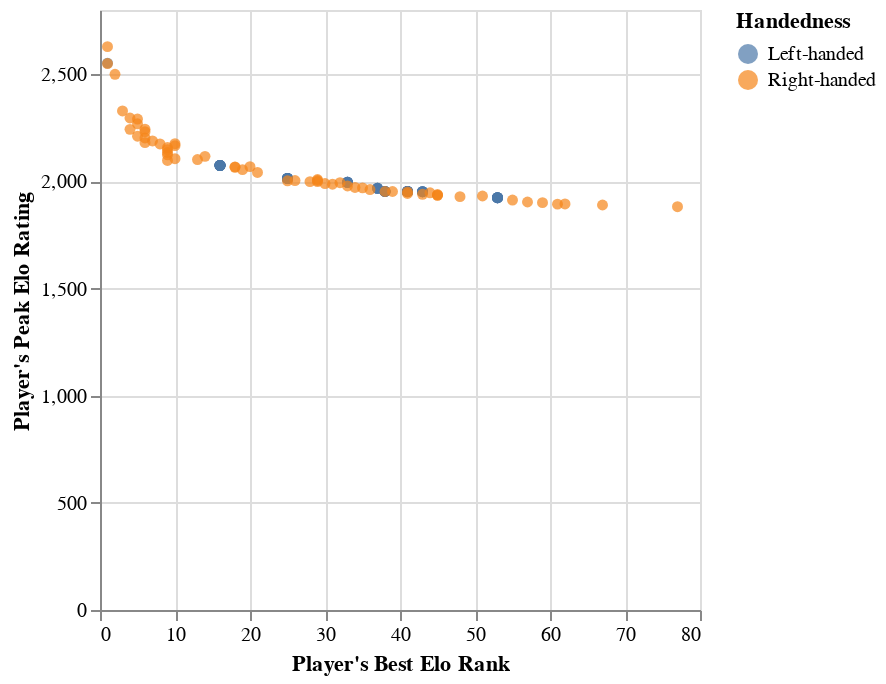

The code cell stored with this chart in its notebook:
### Code cell
per_ber_plot = alt.Chart(tennis_train).mark_circle().encode(
    x=alt.X("Best Elo Rank").title("Player's Best Elo Rank"),
    y=alt.Y("Peak Elo Rating").title("Player's Peak Elo Rating"),
    color=alt.Color("Plays").title("Handedness")
)
per_ber_plot

### Figure 1 — Vega-Lite specification as saved in the notebook (floating-point values rounded to 4 significant figures)
{"config": {"view": {"continuousWidth": 300, "continuousHeight": 300}}, "data": {"name": "data-9663baafcb1e213dc20825d63d1f7af4"}, "mark": {"type": "circle"}, "encoding": {"color": {"field": "Plays", "title": "Handedness", "type": "nominal"}, "x": {"field": "Best Elo Rank", "title": "Player's Best Elo Rank", "type": "quantitative"}, "y": {"field": "Peak Elo Rating", "title": "Player's Peak Elo Rating", "type": "quantitative"}}, "$schema": "https://vega.github.io/schema/vega-lite/v5.16.3.json", "datasets": {"data-9663baafcb1e213dc20825d63d1f7af4": [{"Plays": "Left-handed", "Titles": 1.0, "GOAT Rank": 489, "Peak Elo Rating": 1953, "Best Elo Rank": 38, "Best Rank": 35, "Prize Money": 3928220}, {"Plays": "Left-handed", "Titles": 2.0, "GOAT Rank": 293, "Peak Elo Rating": 2014, "Best Elo Rank": 25, "Best Rank": 17, "Prize Money": 7062030}, {"Plays": "Left-handed", "Titles": 2.0, "GOAT Rank": 325, "Peak Elo Rating": 1953, "Best Elo Rank": 41, "Best Rank": 33, "Prize Money": 3611278}, {"Plays": "Left-handed", "Titles": 1.0, "GOAT Rank": 264, "Peak Elo Rating": 2075, "Best Elo Rank": 16, "Best Rank": 13, "Prize Money": 4535961}, {"Plays": "Left-handed", "Titles": 1.0, "GOAT Rank": 489, "Peak Elo Rating": 1924, "Best Elo Rank": 53, "Best Rank": 43, "Prize Money": 1062355}, {"Plays": "Left-handed", "Titles": 2.0, "GOAT Rank": 293, "Peak Elo Rating": 2014, "Best Elo Rank": 25, "Best Rank": 17, "Prize Money": 7062030}, {"Plays": "Left-handed", "Titles": 2.0, "GOAT Rank": 325, "Peak Elo Rating": 1953, "Best Elo Rank": 41, "Best Rank": 33, "Prize Money": 3611278}, {"Plays": "Left-handed", "Titles": 1.0, "GOAT Rank": 400, "Peak Elo Rating": 1968, "Best Elo Rank": 37, "Best Rank": 25, "Prize Money": 5647193}, {"Plays": "Left-handed", "Titles": 1.0, "GOAT Rank": 489, "Peak Elo Rating": 1952, "Best Elo Rank": 43, "Best Rank": 58, "Prize Money": 1703096}, {"Plays": "Left-handed", "Titles": 1.0, "GOAT Rank": 489, "Peak Elo Rating": 1924, "Best Elo Rank": 53, "Best Rank": 43, "Prize Money": 1062355}, {"Plays": "Left-handed", "Titles": 1.0, "GOAT Rank": 264, "Peak Elo Rating": 2075, "Best Elo Rank": 16, "Best Rank": 13, "Prize Money": 4535961}, {"Plays": "Left-handed", "Titles": 2.0, "GOAT Rank": 325, "Peak Elo Rating": 1953, "Best Elo Rank": 41, "Best Rank": 33, "Prize Money": 3611278}, {"Plays": "Left-handed", "Titles": 2.0, "GOAT Rank": 293, "Peak Elo Rating": 2014, "Best Elo Rank": 25, "Best Rank": 17, "Prize Money": 7062030}, {"Plays": "Left-handed", "Titles": 7.0, "GOAT Rank": 133, "Peak Elo Rating": 2074, "Best Elo Rank": 16, "Best Rank": 12, "Prize Money": 17114510}, {"Plays": "Left-handed", "Titles": 2.0, "GOAT Rank": 293, "Peak Elo Rating": 2014, "Best Elo Rank": 25, "Best Rank": 17, "Prize Money": 7062030}, {"Plays": "Left-handed", "Titles": 1.0, "GOAT Rank": 489, "Peak Elo Rating": 1953, "Best Elo Rank": 38, "Best Rank": 35, "Prize Money": 3928220}, {"Plays": "Left-handed", "Titles": 1.0, "GOAT Rank": 489, "Peak Elo Rating": 1924, "Best Elo Rank": 53, "Best Rank": 43, "Prize Money": 1062355}, {"Plays": "Left-handed", "Titles": 4.0, "GOAT Rank": 293, "Peak Elo Rating": 1996, "Best Elo Rank": 33, "Best Rank": 21, "Prize Money": 5334788}, {"Plays": "Left-handed", "Titles": 2.0, "GOAT Rank": 325, "Peak Elo Rating": 1953, "Best Elo Rank": 41, "Best Rank": 33, "Prize Money": 3611278}, {"Plays": "Left-handed", "Titles": 2.0, "GOAT Rank": 293, "Peak Elo Rating": 2014, "Best Elo Rank": 25, "Best Rank": 17, "Prize Money": 7062030}, {"Plays": "Left-handed", "Titles": 4.0, "GOAT Rank": 293, "Peak Elo Rating": 1996, "Best Elo Rank": 33, "Best Rank": 21, "Prize Money": 5334788}, {"Plays": "Left-handed", "Titles": 1.0, "GOAT Rank": 264, "Peak Elo Rating": 2075, "Best Elo Rank": 16, "Best Rank": 13, "Prize Money": 4535961}, {"Plays": "Left-handed", "Titles": 1.0, "GOAT Rank": 489, "Peak Elo Rating": 1924, "Best Elo Rank": 53, "Best Rank": 43, "Prize Money": 1062355}, {"Plays": "Left-handed", "Titles": 84.0, "GOAT Rank": 3, "Peak Elo Rating": 2552, "Best Elo Rank": 1, "Best Rank": 1, "Prize Money": 119601561}, {"Plays": "Left-handed", "Titles": 2.0, "GOAT Rank": 293, "Peak Elo Rating": 2014, "Best Elo Rank": 25, "Best Rank": 17, "Prize Money": 7062030}, {"Plays": "Left-handed", "Titles": 2.0, "GOAT Rank": 325, "Peak Elo Rating": 1953, "Best Elo Rank": 41, "Best Rank": 33, "Prize Money": 3611278}, {"Plays": "Left-handed", "Titles": 4.0, "GOAT Rank": 293, "Peak Elo Rating": 1996, "Best Elo Rank": 33, "Best Rank": 21, "Prize Money": 5334788}, {"Plays": "Left-handed", "Titles": 1.0, "GOAT Rank": 489, "Peak Elo Rating": 1952, "Best Elo Rank": 43, "Best Rank": 58, "Prize Money": 1703096}, {"Plays": "Left-handed", "Titles": 1.0, "GOAT Rank": 264, "Peak Elo Rating": 2075, "Best Elo Rank": 16, "Best Rank": 13, "Prize Money": 4535961}, {"Plays": "Left-handed", "Titles": 2.0, "GOAT Rank": 325, "Peak Elo Rating": 1953, "Best Elo Rank": 41, "Best Rank": 33, "Prize Money": 3611278}, {"Plays": "Left-handed", "Titles": 2.0, "GOAT Rank": 325, "Peak Elo Rating": 1953, "Best Elo Rank": 41, "Best Rank": 33, "Prize Money": 3611278}, {"Plays": "Left-handed", "Titles": 7.0, "GOAT Rank": 133, "Peak Elo Rating": 2074, "Best Elo Rank": 16, "Best Rank": 12, "Prize Money": 17114510}, {"Plays": "Left-handed", "Titles": 1.0, "GOAT Rank": 489, "Peak Elo Rating": 1953, "Best Elo Rank": 38, "Best Rank": 35, "Prize Money": 3928220}, {"Plays": "Left-handed", "Titles": 2.0, "GOAT Rank": 325, "Peak Elo Rating": 1953, "Best Elo Rank": 41, "Best Rank": 33, "Prize Money": 3611278}, {"Plays": "Left-handed", "Titles": 1.0, "GOAT Rank": 400, "Peak Elo Rating": 1968, "Best Elo Rank": 37, "Best Rank": 25, "Prize Money": 5647193}, {"Plays": "Left-handed", "Titles": 2.0, "GOAT Rank": 325, "Peak Elo Rating": 1953, "Best Elo Rank": 41, "Best Rank": 33, "Prize Money": 3611278}, {"Plays": "Left-handed", "Titles": 1.0, "GOAT Rank": 489, "Peak Elo Rating": 1924, "Best Elo Rank": 53, "Best Rank": 43, "Prize Money": 1062355}, {"Plays": "Left-handed", "Titles": 1.0, "GOAT Rank": 264, "Peak Elo Rating": 2075, "Best Elo Rank": 16, "Best Rank": 13, "Prize Money": 4535961}, {"Plays": "Left-handed", "Titles": 1.0, "GOAT Rank": 264, "Peak Elo Rating": 2075, "Best Elo Rank": 16, "Best Rank": 13, "Prize Money": 4535961}, {"Plays": "Left-handed", "Titles": 2.0, "GOAT Rank": 293, "Peak Elo Rating": 2014, "Best Elo Rank": 25, "Best Rank": 17, "Prize Money": 7062030}, {"Plays": "Left-handed", "Titles": 2.0, "GOAT Rank": 325, "Peak Elo Rating": 1953, "Best Elo Rank": 41, "Best Rank": 33, "Prize Money": 3611278}, {"Plays": "Left-handed", "Titles": 2.0, "GOAT Rank": 325, "Peak Elo Rating": 1953, "Best Elo Rank": 41, "Best Rank": 33, "Prize Money": 3611278}, {"Plays": "Left-handed", "Titles": 4.0, "GOAT Rank": 293, "Peak Elo Rating": 1996, "Best Elo Rank": 33, "Best Rank": 21, "Prize Money": 5334788}, {"Plays": "Left-handed", "Titles": 2.0, "GOAT Rank": 325, "Peak Elo Rating": 1953, "Best Elo Rank": 41, "Best Rank": 33, "Prize Money": 3611278}, {"Plays": "Left-handed", "Titles": 1.0, "GOAT Rank": 400, "Peak Elo Rating": 1968, "Best Elo Rank": 37, "Best Rank": 25, "Prize Money": 5647193}, {"Plays": "Left-handed", "Titles": 7.0, "GOAT Rank": 133, "Peak Elo Rating": 2074, "Best Elo Rank": 16, "Best Rank": 12, "Prize Money": 17114510}, {"Plays": "Left-handed", "Titles": 1.0, "GOAT Rank": 489, "Peak Elo Rating": 1953, "Best Elo Rank": 38, "Best Rank": 35, "Prize Money": 3928220}, {"Plays": "Left-handed", "Titles": 1.0, "GOAT Rank": 400, "Peak Elo Rating": 1968, "Best Elo Rank": 37, "Best Rank": 25, "Prize Money": 5647193}, {"Plays": "Left-handed", "Titles": 1.0, "GOAT Rank": 489, "Peak Elo Rating": 1952, "Best Elo Rank": 43, "Best Rank": 58, "Prize Money": 1703096}, {"Plays": "Left-handed", "Titles": 1.0, "GOAT Rank": 489, "Peak Elo Rating": 1953, "Best Elo Rank": 38, "Best Rank": 35, "Prize Money": 3928220}, {"Plays": "Left-handed", "Titles": 2.0, "GOAT Rank": 293, "Peak Elo Rating": 2014, "Best Elo Rank": 25, "Best Rank": 17, "Prize Money": 7062030}, {"Plays": "Left-handed", "Titles": 1.0, "GOAT Rank": 489, "Peak Elo Rating": 1924, "Best Elo Rank": 53, "Best Rank": 43, "Prize Money": 1062355}, {"Plays": "Left-handed", "Titles": 4.0, "GOAT Rank": 293, "Peak Elo Rating": 1996, "Best Elo Rank": 33, "Best Rank": 21, "Prize Money": 5334788}, {"Plays": "Left-handed", "Titles": 1.0, "GOAT Rank": 489, "Peak Elo Rating": 1924, "Best Elo Rank": 53, "Best Rank": 43, "Prize Money": 1062355}, {"Plays": "Left-handed", "Titles": 1.0, "GOAT Rank": 489, "Peak Elo Rating": 1952, "Best Elo Rank": 43, "Best Rank": 58, "Prize Money": 1703096}, {"Plays": "Left-handed", "Titles": 1.0, "GOAT Rank": 264, "Peak Elo Rating": 2075, "Best Elo Rank": 16, "Best Rank": 13, "Prize Money": 4535961}, {"Plays": "Left-handed", "Titles": 2.0, "GOAT Rank": 293, "Peak Elo Rating": 2014, "Best Elo Rank": 25, "Best Rank": 17, "Prize Money": 7062030}, {"Plays": "Left-handed", "Titles": 1.0, "GOAT Rank": 264, "Peak Elo Rating": 2075, "Best Elo Rank": 16, "Best Rank": 13, "Prize Money": 4535961}, {"Plays": "Left-handed", "Titles": 1.0, "GOAT Rank": 489, "Peak Elo Rating": 1952, "Best Elo Rank": 43, "Best Rank": 58, "Prize Money": 1703096}, {"Plays": "Left-handed", "Titles": 1.0, "GOAT Rank": 489, "Peak Elo Rating": 1953, "Best Elo Rank": 38, "Best Rank": 35, "Prize Money": 3928220}, {"Plays": "Left-handed", "Titles": 2.0, "GOAT Rank": 325, "Peak Elo Rating": 1953, "Best Elo Rank": 41, "Best Rank": 33, "Prize Money": 3611278}, {"Plays": "Right-handed", "Titles": 8.0, "GOAT Rank": 83, "Peak Elo Rating": 2203, "Best Elo Rank": 6, "Best Rank": 3, "Prize Money": 18020217}, {"Plays": "Right-handed", "Titles": 1.0, "GOAT Rank": 489, "Peak Elo Rating": 1890, "Best Elo Rank": 67, "Best Rank": 46, "Prize Money": 1231953}, {"Plays": "Right-handed", "Titles": 1.0, "GOAT Rank": 400, "Peak Elo Rating": 1962, "Best Elo Rank": 36, "Best Rank": 29, "Prize Money": 3304117}, {"Plays": "Right-handed", "Titles": 103.0, "GOAT Rank": 1, "Peak Elo Rating": 2550, "Best Elo Rank": 1, "Best Rank": 1, "Prize Money": 129231891}, {"Plays": "Right-handed", "Titles": 1.0, "GOAT Rank": 400, "Peak Elo Rating": 1913, "Best Elo Rank": 55, "Best Rank": 27, "Prize Money": 1965163}, {"Plays": "Right-handed", "Titles": 6.0, "GOAT Rank": 222, "Peak Elo Rating": 2004, "Best Elo Rank": 26, "Best Rank": 19, "Prize Money": 8480383}, {"Plays": "Right-handed", "Titles": 3.0, "GOAT Rank": 293, "Peak Elo Rating": 2003, "Best Elo Rank": 25, "Best Rank": 18, "Prize Money": 7774890}, {"Plays": "Right-handed", "Titles": 2.0, "GOAT Rank": 357, "Peak Elo Rating": 1951, "Best Elo Rank": 41, "Best Rank": 38, "Prize Money": 3311462}, {"Plays": "Right-handed", "Titles": 1.0, "GOAT Rank": 489, "Peak Elo Rating": 1953, "Best Elo Rank": 38, "Best Rank": 40, "Prize Money": 4660132}, {"Plays": "Right-handed", "Titles": 77.0, "GOAT Rank": 2, "Peak Elo Rating": 2629, "Best Elo Rank": 1, "Best Rank": 1, "Prize Money": 139144944}, {"Plays": "Right-handed", "Titles": 1.0, "GOAT Rank": 489, "Peak Elo Rating": 1932, "Best Elo Rank": 51, "Best Rank": 31, "Prize Money": 1396674}, {"Plays": "Right-handed", "Titles": 8.0, "GOAT Rank": 222, "Peak Elo Rating": 2117, "Best Elo Rank": 14, "Best Rank": 16, "Prize Money": 12807597}, {"Plays": "Right-handed", "Titles": 6.0, "GOAT Rank": 202, "Peak Elo Rating": 2167, "Best Elo Rank": 10, "Best Rank": 10, "Prize Money": 7256753}, {"Plays": "Right-handed", "Titles": 4.0, "GOAT Rank": 183, "Peak Elo Rating": 2158, "Best Elo Rank": 9, "Best Rank": 8, "Prize Money": 8616024}, {"Plays": "Right-handed", "Titles": 1.0, "GOAT Rank": 489, "Peak Elo Rating": 1939, "Best Elo Rank": 45, "Best Rank": 38, "Prize Money": 2055087}, {"Plays": "Right-handed", "Titles": 18.0, "GOAT Rank": 49, "Peak Elo Rating": 2244, "Best Elo Rank": 6, "Best Rank": 5, "Prize Money": 22072615}, {"Plays": "Right-handed", "Titles": 2.0, "GOAT Rank": 400, "Peak Elo Rating": 1940, "Best Elo Rank": 43, "Best Rank": 32, "Prize Money": 1526576}, {"Plays": "Right-handed", "Titles": 2.0, "GOAT Rank": 400, "Peak Elo Rating": 1987, "Best Elo Rank": 31, "Best Rank": 33, "Prize Money": 5965778}, {"Plays": "Right-handed", "Titles": 1.0, "GOAT Rank": 489, "Peak Elo Rating": 1904, "Best Elo Rank": 57, "Best Rank": 74, "Prize Money": 1048314}, {"Plays": "Right-handed", "Titles": 14.0, "GOAT Rank": 106, "Peak Elo Rating": 2124, "Best Elo Rank": 9, "Best Rank": 6, "Prize Money": 14773644}, {"Plays": "Right-handed", "Titles": 5.0, "GOAT Rank": 293, "Peak Elo Rating": 2009, "Best Elo Rank": 29, "Best Rank": 23, "Prize Money": 8003533}, {"Plays": "Right-handed", "Titles": 4.0, "GOAT Rank": 325, "Peak Elo Rating": 1947, "Best Elo Rank": 44, "Best Rank": 31, "Prize Money": 5349041}, {"Plays": "Right-handed", "Titles": 22.0, "GOAT Rank": 33, "Peak Elo Rating": 2329, "Best Elo Rank": 3, "Best Rank": 3, "Prize Money": 25889586}, {"Plays": "Right-handed", "Titles": 9.0, "GOAT Rank": 151, "Peak Elo Rating": 2135, "Best Elo Rank": 9, "Best Rank": 9, "Prize Money": 12067808}, {"Plays": "Right-handed", "Titles": 4.0, "GOAT Rank": 264, "Peak Elo Rating": 1929, "Best Elo Rank": 48, "Best Rank": 32, "Prize Money": 5355556}, {"Plays": "Right-handed", "Titles": 12.0, "GOAT Rank": 49, "Peak Elo Rating": 2296, "Best Elo Rank": 4, "Best Rank": 4, "Prize Money": 23846631}, {"Plays": "Right-handed", "Titles": 8.0, "GOAT Rank": 68, "Peak Elo Rating": 2269, "Best Elo Rank": 5, "Best Rank": 3, "Prize Money": 18879855}, {"Plays": "Right-handed", "Titles": 10.0, "GOAT Rank": 157, "Peak Elo Rating": 2068, "Best Elo Rank": 18, "Best Rank": 11, "Prize Money": 11912152}, {"Plays": "Right-handed", "Titles": 1.0, "GOAT Rank": 489, "Peak Elo Rating": 1882, "Best Elo Rank": 77, "Best Rank": 64, "Prize Money": 1626003}, {"Plays": "Right-handed", "Titles": 8.0, "GOAT Rank": 83, "Peak Elo Rating": 2189, "Best Elo Rank": 7, "Best Rank": 6, "Prize Money": 17930816}, {"Plays": "Right-handed", "Titles": 3.0, "GOAT Rank": 293, "Peak Elo Rating": 2055, "Best Elo Rank": 19, "Best Rank": 18, "Prize Money": 3466298}, {"Plays": "Right-handed", "Titles": 3.0, "GOAT Rank": 357, "Peak Elo Rating": 1994, "Best Elo Rank": 32, "Best Rank": 23, "Prize Money": 3869834}, {"Plays": "Right-handed", "Titles": 2.0, "GOAT Rank": 293, "Peak Elo Rating": 1999, "Best Elo Rank": 28, "Best Rank": 21, "Prize Money": 6492427}, {"Plays": "Right-handed", "Titles": 4.0, "GOAT Rank": 264, "Peak Elo Rating": 2004, "Best Elo Rank": 29, "Best Rank": 19, "Prize Money": 10821168}, {"Plays": "Right-handed", "Titles": 4.0, "GOAT Rank": 139, "Peak Elo Rating": 2175, "Best Elo Rank": 8, "Best Rank": 5, "Prize Money": 10425605}, {"Plays": "Right-handed", "Titles": 6.0, "GOAT Rank": 165, "Peak Elo Rating": 2176, "Best Elo Rank": 10, "Best Rank": 13, "Prize Money": 8001478}, {"Plays": "Right-handed", "Titles": 15.0, "GOAT Rank": 71, "Peak Elo Rating": 2148, "Best Elo Rank": 9, "Best Rank": 8, "Prize Money": 18669906}, {"Plays": "Right-handed", "Titles": 6.0, "GOAT Rank": 114, "Peak Elo Rating": 2181, "Best Elo Rank": 6, "Best Rank": 5, "Prize Money": 16293854}, {"Plays": "Right-handed", "Titles": 3.0, "GOAT Rank": 222, "Peak Elo Rating": 2066, "Best Elo Rank": 18, "Best Rank": 11, "Prize Money": 7217264}, {"Plays": "Right-handed", "Titles": 1.0, "GOAT Rank": 400, "Peak Elo Rating": 1894, "Best Elo Rank": 61, "Best Rank": 41, "Prize Money": 2109288}, {"Plays": "Right-handed", "Titles": 7.0, "GOAT Rank": 109, "Peak Elo Rating": 2243, "Best Elo Rank": 4, "Best Rank": 4, "Prize Money": 10507693}, {"Plays": "Right-handed", "Titles": 1.0, "GOAT Rank": 489, "Peak Elo Rating": 1935, "Best Elo Rank": 45, "Best Rank": 39, "Prize Money": 2562473}, {"Plays": "Right-handed", "Titles": 3.0, "GOAT Rank": 293, "Peak Elo Rating": 1953, "Best Elo Rank": 39, "Best Rank": 16, "Prize Money": 2802848}, {"Plays": "Right-handed", "Titles": 18.0, "GOAT Rank": 53, "Peak Elo Rating": 2232, "Best Elo Rank": 6, "Best Rank": 3, "Prize Money": 27466016}, {"Plays": "Right-handed", "Titles": 3.0, "GOAT Rank": 357, "Peak Elo Rating": 1972, "Best Elo Rank": 34, "Best Rank": 28, "Prize Money": 6119457}, {"Plays": "Right-handed", "Titles": 4.0, "GOAT Rank": 169, "Peak Elo Rating": 2098, "Best Elo Rank": 9, "Best Rank": 8, "Prize Money": 8918917}, {"Plays": "Right-handed", "Titles": 12.0, "GOAT Rank": 99, "Peak Elo Rating": 2106, "Best Elo Rank": 10, "Best Rank": 5, "Prize Money": 13376235}, {"Plays": "Right-handed", "Titles": 16.0, "GOAT Rank": 36, "Peak Elo Rating": 2291, "Best Elo Rank": 5, "Best Rank": 3, "Prize Money": 33790279}, {"Plays": "Right-handed", "Titles": 4.0, "GOAT Rank": 325, "Peak Elo Rating": 1970, "Best Elo Rank": 35, "Best Rank": 37, "Prize Money": 10262279}, {"Plays": "Right-handed", "Titles": 16.0, "GOAT Rank": 58, "Peak Elo Rating": 2211, "Best Elo Rank": 5, "Best Rank": 4, "Prize Money": 22132368}, {"Plays": "Right-handed", "Titles": 4.0, "GOAT Rank": 293, "Peak Elo Rating": 2042, "Best Elo Rank": 21, "Best Rank": 21, "Prize Money": 5970907}, {"Plays": "Right-handed", "Titles": 1.0, "GOAT Rank": 489, "Peak Elo Rating": 1999, "Best Elo Rank": 29, "Best Rank": 25, "Prize Money": 2722314}, {"Plays": "Right-handed", "Titles": 1.0, "GOAT Rank": 489, "Peak Elo Rating": 1944, "Best Elo Rank": 41, "Best Rank": 39, "Prize Money": 4997728}, {"Plays": "Right-handed", "Titles": 3.0, "GOAT Rank": 264, "Peak Elo Rating": 1990, "Best Elo Rank": 30, "Best Rank": 16, "Prize Money": 4271703}, {"Plays": "Right-handed", "Titles": 1.0, "GOAT Rank": 489, "Peak Elo Rating": 1936, "Best Elo Rank": 45, "Best Rank": 39, "Prize Money": 3128654}, {"Plays": "Right-handed", "Titles": 1.0, "GOAT Rank": 489, "Peak Elo Rating": 1901, "Best Elo Rank": 59, "Best Rank": 50, "Prize Money": 1226242}, {"Plays": "Right-handed", "Titles": 2.0, "GOAT Rank": 245, "Peak Elo Rating": 2102, "Best Elo Rank": 13, "Best Rank": 12, "Prize Money": 7163918}, {"Plays": "Right-handed", "Titles": 1.0, "GOAT Rank": 489, "Peak Elo Rating": 1895, "Best Elo Rank": 62, "Best Rank": 33, "Prize Money": 4927689}, {"Plays": "Right-handed", "Titles": 46.0, "GOAT Rank": 12, "Peak Elo Rating": 2500, "Best Elo Rank": 2, "Best Rank": 1, "Prize Money": 61544007}, {"Plays": "Right-handed", "Titles": 5.0, "GOAT Rank": 169, "Peak Elo Rating": 2069, "Best Elo Rank": 20, "Best Rank": 10, "Prize Money": 7487708}, {"Plays": "Right-handed", "Titles": 1.0, "GOAT Rank": 489, "Peak Elo Rating": 1979, "Best Elo Rank": 33, "Best Rank": 31, "Prize Money": 2706806}]}}
